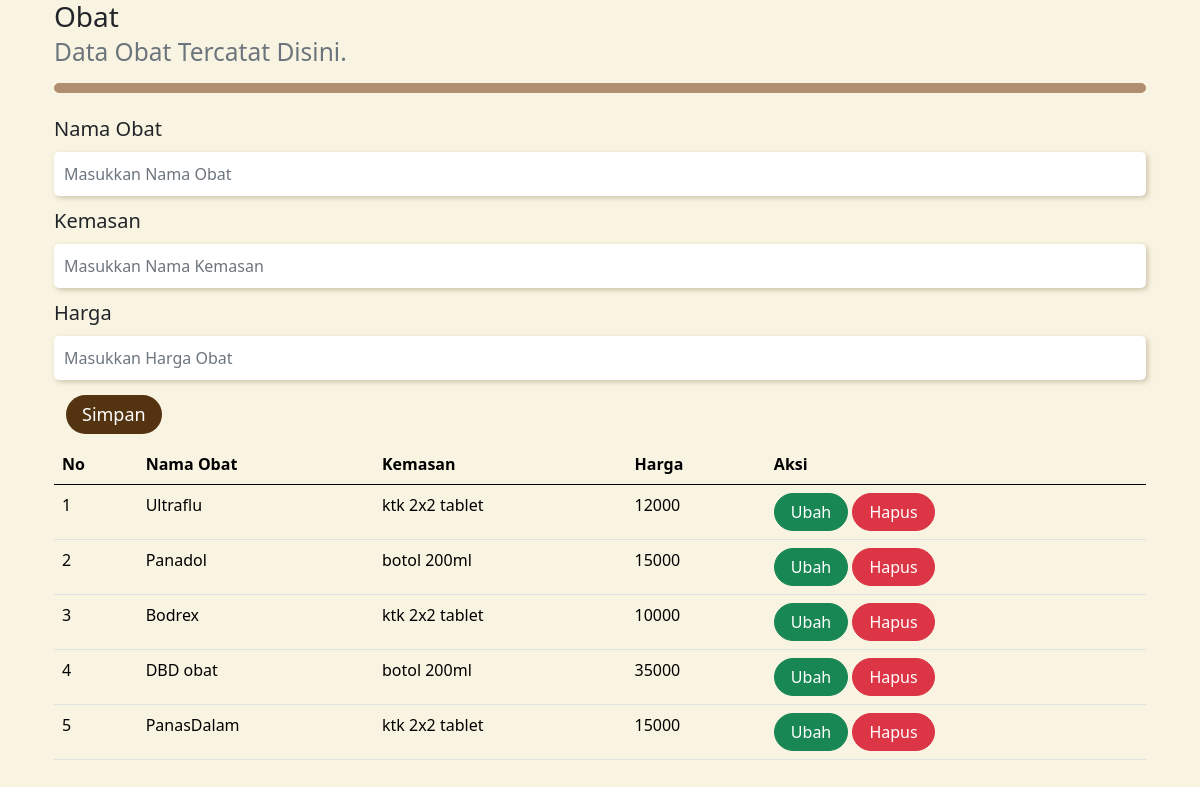
/obat.php, run on the app's committed database.
### tables this page shows
CREATE TABLE `obat` (
  `id` int(11) NOT NULL,
  `nama_obat` varbinary(50) NOT NULL,
  `kemasan` varchar(35) NOT NULL,
  `harga` int(11) NOT NULL
);

### obat.php (the view, shortened to what this page needs)
<!DOCTYPE html>
<html lang="en">
<head>
    <link rel="stylesheet" href="assets/css/bootstrap.css">
    <link href="https://cdn.jsdelivr.net/npm/bootstrap@5.0.2/dist/css/bootstrap.min.css"
    rel="stylesheet"
>
</head>
<body>
  <?php
    include_once("koneksi.php");
  ?>
  <div class="container">
    <h3>
      <br>
      <small class="text-muted">
        Data Obat Tercatat Disini.
      </small>
    </h3>
    <hr class="garis">
    <form class="form row" method="POST" action="" name="myForm" onsubmit="return(validate());">
      <?php
        $nama_obat = '';
        $kemasan = '';
        $harga = '';
      ?>
      <div class="col-12">
        <label for="inputNamaObat" class="form-label">
          Nama Obat
        </label>
        <input type="text" class="form-control" name="nama_obat" id="inputNamaObat" placeholder="Masukkan Nama Obat" value="<?php echo $nama_obat ?>">
      </div>
      <div class="col-12">
        <label for="inputKemasan" class="form-label">
          Kemasan
        </label>
        <input type="text" class="form-control" name="kemasan" id="inputKemasan" placeholder="Masukkan Nama Kemasan" value="<?php echo $kemasan ?>">
      </div>
      <div class="col-12">
        <label for="inputHarga" class="form-label">
          Harga
        </label>
        <input type="number" class="form-control" name="harga" id="inputHarga" placeholder="Masukkan Harga Obat" value="<?php echo $harga ?>">
      </div>
      <div class="col">
        <button type="submit" class="btn btn-primary rounded-pill px-3" name="simpan">Simpan</button>
      </div>
    </form>
    <table class="table table-hover">
      <thead>
        <tr>
            <th scope="col">No</th>
            <th scope="col">Nama Obat</th>
            <th scope="col">Kemasan</th>
            <th scope="col">Harga</th>
            <th scope="col">Aksi</th>
        </tr>
      </thead>
    <?php
      $result = mysqli_query($mysqli, "SELECT * FROM obat");
      $no = 1;
      while ($data = mysqli_fetch_array($result)) {
    ?>
      <tr>
        <td><?php echo $no++ ?></td>
        <td><?php echo $data['nama_obat'] ?></td>
        <td><?php echo $data['kemasan'] ?></td>
        <td><?php echo $data['harga'] ?></td>
        <td>
          <a class="btn btn-success rounded-pill px-3" href="index.php?page=obat&id=<?php echo $data['id'] ?>">Ubah</a>
          <a class="btn btn-danger rounded-pill px-3" href="index.php?page=obat&id=<?php echo $data['id'] ?>&aksi=hapus">Hapus</a>
        </td>
      </tr>
      <?php
      }
      ?>
    </table>
  </div>
</body>
</html>

### obat.php (style rules this page uses)
body { background: #F8F4E1; }
.garis { border: 5px solid #AF8F6F; border-radius: 5px; opacity: 1; }
.table { margin: 10px 0; }

### data on the page
obat: nama_obat "Ultraflu", kemasan "ktk 2x2 tablet", harga "12000"
obat: nama_obat "Panadol", kemasan "botol 200ml", harga "15000"
obat: nama_obat "Bodrex", kemasan "ktk 2x2 tablet", harga "10000"
obat: nama_obat "DBD obat", kemasan "botol 200ml", harga "35000"
obat: nama_obat "PanasDalam", kemasan "ktk 2x2 tablet", harga "15000"
